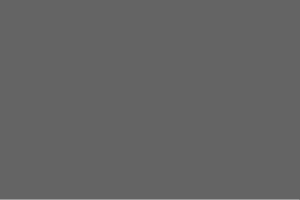
Frame 1 (no input)
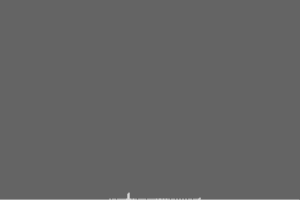
Frame 60 (no input)
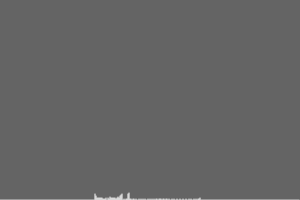
Frame 120 (the mouse pressed at the canvas centre since frame 60)

The p5.js sketch that drew these frames (run headless with seeded random() and noise() and a simulated clock; from frame 60 on, the mouse is pressed at the canvas centre):

// p5.js sketch
// ── sketch.js
// Testing Distribution of Perlin Noise generated #'s vs. Randoms

let vals;
let norms;
let xoff = 0.0;

function setup() {
    createCanvas(300, 200);
    vals = new Array(width).fill(0.0);
    norms = new Array(width).fill(0.0);
}

function draw() {
    background(100);
    let n = noise(xoff);
    let index = int(n * width);
    vals[index]++;
    xoff += 0.01;
    stroke(255);
    let normalization = false;
    let maxy = 0.0;

    for (let x = 0; x < vals.length; x++) {
        console.log("test", norms[x])
        line(x, height, x, height - norms[x]);
        if (vals[x] > height) normalization = true;
        if (vals[x] > maxy) maxy = vals[x];
    }
    for (let x = 0; x < vals.length; x++) {
        if (normalization) norms[x] = (vals[x] / maxy) * (height);
        else norms[x] = vals[x];
    }
}
